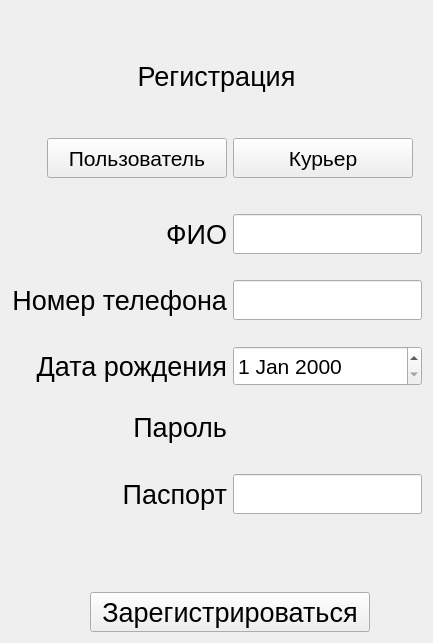
<?xml version="1.0" encoding="UTF-8"?>
<ui version="4.0">
 <class>registrationForm</class>
 <widget class="QWidget" name="registrationForm">
  <property name="geometry">
   <rect>
    <x>0</x>
    <y>0</y>
    <width>433</width>
    <height>643</height>
   </rect>
  </property>
  <property name="minimumSize">
   <size>
    <width>433</width>
    <height>643</height>
   </size>
  </property>
  <property name="maximumSize">
   <size>
    <width>460</width>
    <height>688</height>
   </size>
  </property>
  <property name="windowTitle">
   <string>Form</string>
  </property>
  <layout class="QGridLayout" name="gridLayout">
   <item row="0" column="0">
    <layout class="QGridLayout" name="gridLayout_2">
     <item row="7" column="0" colspan="2">
      <widget class="QLabel" name="label_3">
       <property name="font">
        <font>
         <pointsize>20</pointsize>
        </font>
       </property>
       <property name="text">
        <string>Номер телефона</string>
       </property>
       <property name="alignment">
        <set>Qt::AlignmentFlag::AlignRight|Qt::AlignmentFlag::AlignTrailing|Qt::AlignmentFlag::AlignVCenter</set>
       </property>
      </widget>
     </item>
     <item row="3" column="2">
      <widget class="QPushButton" name="pushButton_2">
       <property name="minimumSize">
        <size>
         <width>180</width>
         <height>40</height>
        </size>
       </property>
       <property name="maximumSize">
        <size>
         <width>180</width>
         <height>16777215</height>
        </size>
       </property>
       <property name="font">
        <font>
         <pointsize>16</pointsize>
        </font>
       </property>
       <property name="text">
        <string>Курьер</string>
       </property>
      </widget>
     </item>
     <item row="11" column="0" colspan="2">
      <widget class="QLabel" name="label_5">
       <property name="maximumSize">
        <size>
         <width>16777215</width>
         <height>50</height>
        </size>
       </property>
       <property name="font">
        <font>
         <pointsize>20</pointsize>
        </font>
       </property>
       <property name="text">
        <string>Пароль</string>
       </property>
       <property name="alignment">
        <set>Qt::AlignmentFlag::AlignRight|Qt::AlignmentFlag::AlignTrailing|Qt::AlignmentFlag::AlignVCenter</set>
       </property>
      </widget>
     </item>
     <item row="3" column="1">
      <widget class="QPushButton" name="pushButton">
       <property name="minimumSize">
        <size>
         <width>180</width>
         <height>40</height>
        </size>
       </property>
       <property name="maximumSize">
        <size>
         <width>180</width>
         <height>16777215</height>
        </size>
       </property>
       <property name="font">
        <font>
         <pointsize>16</pointsize>
        </font>
       </property>
       <property name="text">
        <string>Пользователь</string>
       </property>
      </widget>
     </item>
     <item row="13" column="0" colspan="2">
      <widget class="QLabel" name="label_6">
       <property name="minimumSize">
        <size>
         <width>0</width>
         <height>50</height>
        </size>
       </property>
       <property name="maximumSize">
        <size>
         <width>16777215</width>
         <height>50</height>
        </size>
       </property>
       <property name="font">
        <font>
         <pointsize>20</pointsize>
        </font>
       </property>
       <property name="text">
        <string>Паспорт</string>
       </property>
       <property name="alignment">
        <set>Qt::AlignmentFlag::AlignRight|Qt::AlignmentFlag::AlignTrailing|Qt::AlignmentFlag::AlignVCenter</set>
       </property>
      </widget>
     </item>
     <item row="4" column="0" colspan="4">
      <spacer name="verticalSpacer">
       <property name="orientation">
        <enum>Qt::Orientation::Vertical</enum>
       </property>
       <property name="sizeType">
        <enum>QSizePolicy::Policy::Fixed</enum>
       </property>
       <property name="sizeHint" stdset="0">
        <size>
         <width>20</width>
         <height>30</height>
        </size>
       </property>
      </spacer>
     </item>
     <item row="10" column="0" colspan="4">
      <spacer name="verticalSpacer_5">
       <property name="orientation">
        <enum>Qt::Orientation::Vertical</enum>
       </property>
       <property name="sizeType">
        <enum>QSizePolicy::Policy::Fixed</enum>
       </property>
       <property name="sizeHint" stdset="0">
        <size>
         <width>20</width>
         <height>20</height>
        </size>
       </property>
      </spacer>
     </item>
     <item row="9" column="0" colspan="2">
      <widget class="QLabel" name="label_4">
       <property name="font">
        <font>
         <pointsize>20</pointsize>
        </font>
       </property>
       <property name="text">
        <string>Дата рождения</string>
       </property>
       <property name="alignment">
        <set>Qt::AlignmentFlag::AlignRight|Qt::AlignmentFlag::AlignTrailing|Qt::AlignmentFlag::AlignVCenter</set>
       </property>
      </widget>
     </item>
     <item row="9" column="2" colspan="2">
      <widget class="QDateEdit" name="dateEdit">
       <property name="minimumSize">
        <size>
         <width>0</width>
         <height>40</height>
        </size>
       </property>
       <property name="maximumSize">
        <size>
         <width>16777215</width>
         <height>40</height>
        </size>
       </property>
       <property name="font">
        <font>
         <pointsize>16</pointsize>
        </font>
       </property>
      </widget>
     </item>
     <item row="5" column="2" colspan="2">
      <widget class="QLineEdit" name="lineEdit">
       <property name="minimumSize">
        <size>
         <width>0</width>
         <height>40</height>
        </size>
       </property>
       <property name="maximumSize">
        <size>
         <width>16777215</width>
         <height>40</height>
        </size>
       </property>
       <property name="font">
        <font>
         <pointsize>16</pointsize>
        </font>
       </property>
      </widget>
     </item>
     <item row="0" column="0" colspan="4">
      <spacer name="verticalSpacer_2">
       <property name="orientation">
        <enum>Qt::Orientation::Vertical</enum>
       </property>
       <property name="sizeType">
        <enum>QSizePolicy::Policy::Fixed</enum>
       </property>
       <property name="sizeHint" stdset="0">
        <size>
         <width>20</width>
         <height>50</height>
        </size>
       </property>
      </spacer>
     </item>
     <item row="12" column="0" colspan="4">
      <spacer name="verticalSpacer_6">
       <property name="orientation">
        <enum>Qt::Orientation::Vertical</enum>
       </property>
       <property name="sizeType">
        <enum>QSizePolicy::Policy::Fixed</enum>
       </property>
       <property name="sizeHint" stdset="0">
        <size>
         <width>20</width>
         <height>20</height>
        </size>
       </property>
      </spacer>
     </item>
     <item row="15" column="1" colspan="2">
      <layout class="QHBoxLayout" name="horizontalLayout">
       <property name="sizeConstraint">
        <enum>QLayout::SizeConstraint::SetDefaultConstraint</enum>
       </property>
       <item>
        <widget class="QPushButton" name="pushButton_3">
         <property name="minimumSize">
          <size>
           <width>280</width>
           <height>40</height>
          </size>
         </property>
         <property name="maximumSize">
          <size>
           <width>280</width>
           <height>40</height>
          </size>
         </property>
         <property name="font">
          <font>
           <pointsize>20</pointsize>
          </font>
         </property>
         <property name="text">
          <string>Зарегистрироваться</string>
         </property>
        </widget>
       </item>
      </layout>
     </item>
     <item row="7" column="2" colspan="2">
      <widget class="QLineEdit" name="lineEdit_2">
       <property name="minimumSize">
        <size>
         <width>0</width>
         <height>40</height>
        </size>
       </property>
       <property name="maximumSize">
        <size>
         <width>16777215</width>
         <height>40</height>
        </size>
       </property>
       <property name="font">
        <font>
         <pointsize>16</pointsize>
        </font>
       </property>
      </widget>
     </item>
     <item row="5" column="0" colspan="2">
      <widget class="QLabel" name="label_2">
       <property name="font">
        <font>
         <pointsize>20</pointsize>
        </font>
       </property>
       <property name="text">
        <string>ФИО</string>
       </property>
       <property name="alignment">
        <set>Qt::AlignmentFlag::AlignRight|Qt::AlignmentFlag::AlignTrailing|Qt::AlignmentFlag::AlignVCenter</set>
       </property>
      </widget>
     </item>
     <item row="3" column="0">
      <spacer name="horizontalSpacer">
       <property name="orientation">
        <enum>Qt::Orientation::Horizontal</enum>
       </property>
       <property name="sizeHint" stdset="0">
        <size>
         <width>40</width>
         <height>20</height>
        </size>
       </property>
      </spacer>
     </item>
     <item row="3" column="3">
      <spacer name="horizontalSpacer_2">
       <property name="orientation">
        <enum>Qt::Orientation::Horizontal</enum>
       </property>
       <property name="sizeHint" stdset="0">
        <size>
         <width>40</width>
         <height>20</height>
        </size>
       </property>
      </spacer>
     </item>
     <item row="8" column="0" colspan="4">
      <spacer name="verticalSpacer_4">
       <property name="orientation">
        <enum>Qt::Orientation::Vertical</enum>
       </property>
       <property name="sizeType">
        <enum>QSizePolicy::Policy::Fixed</enum>
       </property>
       <property name="sizeHint" stdset="0">
        <size>
         <width>20</width>
         <height>20</height>
        </size>
       </property>
      </spacer>
     </item>
     <item row="6" column="0" colspan="4">
      <spacer name="verticalSpacer_3">
       <property name="orientation">
        <enum>Qt::Orientation::Vertical</enum>
       </property>
       <property name="sizeType">
        <enum>QSizePolicy::Policy::Fixed</enum>
       </property>
       <property name="sizeHint" stdset="0">
        <size>
         <width>20</width>
         <height>20</height>
        </size>
       </property>
      </spacer>
     </item>
     <item row="14" column="0" colspan="4">
      <spacer name="verticalSpacer_7">
       <property name="orientation">
        <enum>Qt::Orientation::Vertical</enum>
       </property>
       <property name="sizeHint" stdset="0">
        <size>
         <width>20</width>
         <height>40</height>
        </size>
       </property>
      </spacer>
     </item>
     <item row="2" column="0" colspan="4">
      <spacer name="verticalSpacer_9">
       <property name="orientation">
        <enum>Qt::Orientation::Vertical</enum>
       </property>
       <property name="sizeType">
        <enum>QSizePolicy::Policy::Fixed</enum>
       </property>
       <property name="sizeHint" stdset="0">
        <size>
         <width>20</width>
         <height>40</height>
        </size>
       </property>
      </spacer>
     </item>
     <item row="1" column="0" colspan="4">
      <widget class="QLabel" name="label">
       <property name="maximumSize">
        <size>
         <width>11111111</width>
         <height>50</height>
        </size>
       </property>
       <property name="font">
        <font>
         <pointsize>20</pointsize>
        </font>
       </property>
       <property name="text">
        <string>Регистрация</string>
       </property>
       <property name="alignment">
        <set>Qt::AlignmentFlag::AlignCenter</set>
       </property>
      </widget>
     </item>
     <item row="13" column="2" colspan="2">
      <widget class="QLineEdit" name="lineEdit_3">
       <property name="minimumSize">
        <size>
         <width>0</width>
         <height>40</height>
        </size>
       </property>
       <property name="maximumSize">
        <size>
         <width>16777212</width>
         <height>40</height>
        </size>
       </property>
       <property name="font">
        <font>
         <pointsize>16</pointsize>
        </font>
       </property>
      </widget>
     </item>
    </layout>
   </item>
  </layout>
 </widget>
 <resources/>
 <connections/>
</ui>
